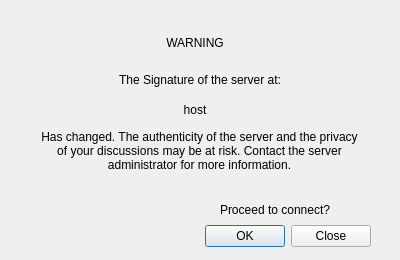
<?xml version="1.0" encoding="UTF-8"?>
<ui version="4.0">
 <class>Dialog</class>
 <widget class="QDialog" name="Dialog">
  <property name="geometry">
   <rect>
    <x>0</x>
    <y>0</y>
    <width>400</width>
    <height>260</height>
   </rect>
  </property>
  <property name="windowTitle">
   <string>ThatChat Client - Signature Mismatch Warning</string>
  </property>
  <widget class="QDialogButtonBox" name="buttonBox">
   <property name="geometry">
    <rect>
     <x>200</x>
     <y>220</y>
     <width>171</width>
     <height>32</height>
    </rect>
   </property>
   <property name="orientation">
    <enum>Qt::Horizontal</enum>
   </property>
   <property name="standardButtons">
    <set>QDialogButtonBox::Close|QDialogButtonBox::Ok</set>
   </property>
   <property name="centerButtons">
    <bool>false</bool>
   </property>
  </widget>
  <widget class="QLabel" name="label">
   <property name="geometry">
    <rect>
     <x>160</x>
     <y>35</y>
     <width>70</width>
     <height>16</height>
    </rect>
   </property>
   <property name="text">
    <string>WARNING</string>
   </property>
   <property name="alignment">
    <set>Qt::AlignCenter</set>
   </property>
  </widget>
  <widget class="QLabel" name="label_2">
   <property name="geometry">
    <rect>
     <x>60</x>
     <y>70</y>
     <width>280</width>
     <height>20</height>
    </rect>
   </property>
   <property name="text">
    <string>The Signature of the server at:</string>
   </property>
   <property name="alignment">
    <set>Qt::AlignCenter</set>
   </property>
  </widget>
  <widget class="QLabel" name="label_3">
   <property name="geometry">
    <rect>
     <x>30</x>
     <y>100</y>
     <width>330</width>
     <height>20</height>
    </rect>
   </property>
   <property name="text">
    <string>host</string>
   </property>
   <property name="alignment">
    <set>Qt::AlignCenter</set>
   </property>
  </widget>
  <widget class="QLabel" name="label_4">
   <property name="geometry">
    <rect>
     <x>39</x>
     <y>120</y>
     <width>321</width>
     <height>61</height>
    </rect>
   </property>
   <property name="text">
    <string>Has changed. The authenticity of the server and the privacy of your discussions may be at risk. Contact the server administrator for more information.</string>
   </property>
   <property name="alignment">
    <set>Qt::AlignCenter</set>
   </property>
   <property name="wordWrap">
    <bool>true</bool>
   </property>
  </widget>
  <widget class="QLabel" name="label_5">
   <property name="geometry">
    <rect>
     <x>220</x>
     <y>200</y>
     <width>131</width>
     <height>20</height>
    </rect>
   </property>
   <property name="text">
    <string>Proceed to connect?</string>
   </property>
  </widget>
 </widget>
 <resources/>
 <connections>
  <connection>
   <sender>buttonBox</sender>
   <signal>accepted()</signal>
   <receiver>Dialog</receiver>
   <slot>accept()</slot>
   <hints>
    <hint type="sourcelabel">
     <x>248</x>
     <y>254</y>
    </hint>
    <hint type="destinationlabel">
     <x>157</x>
     <y>274</y>
    </hint>
   </hints>
  </connection>
  <connection>
   <sender>buttonBox</sender>
   <signal>rejected()</signal>
   <receiver>Dialog</receiver>
   <slot>reject()</slot>
   <hints>
    <hint type="sourcelabel">
     <x>316</x>
     <y>260</y>
    </hint>
    <hint type="destinationlabel">
     <x>286</x>
     <y>274</y>
    </hint>
   </hints>
  </connection>
 </connections>
</ui>
